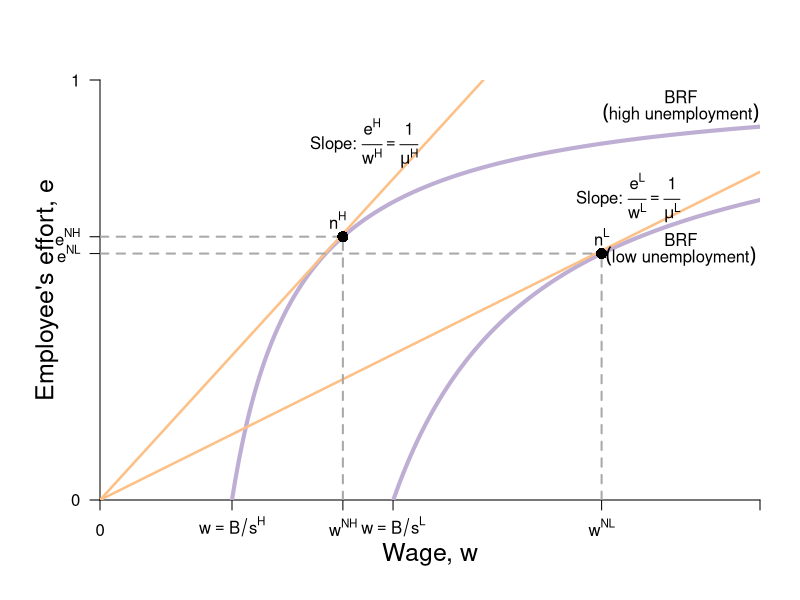

R code for this plot:
require(shape)
pdf(file = "employment/employment_brf_unemployment.pdf", width = 9, height = 7)

#Set parameters for graphics
axislabelsize <- 1.5
labelsize <- 1.1
graphlinewidth <- 2.5
segmentlinewidth <- 2

#The equation is below when v = 0. See Wolfram Alpha output. 
isov <- function(w, delta = 5) {
}

isovhigh1 <- function(w, delta = 5, v = 5){
  (sqrt(w^2 - 4 * delta * v) - w + 2*v)/( 2 * v )
}

isovlow1 <- function(w, delta = 5, v = 5){
  (-sqrt(w^2 - 4 * delta * v) - w + 2*v)/( 2 * v )
}

isovhigh2 <- function(w, delta = 5, v = 15){
  (sqrt(w^2 - 4 * delta * v) - w + 2*v)/( 2 * v )
}

isovlow2 <- function(w, delta = 5, v = 15){
  (-sqrt(w^2 - 4 * delta * v) - w + 2*v)/( 2 * v )
}

isovhigh3 <- function(w, delta = 5, v = 20){
  (sqrt(w^2 - 4 * delta * v) - w + 2*v)/( 2 * v )
}

isovlow3 <- function(w, delta = 5, v = 20){
  (-sqrt(w^2 - 4 * delta * v) - w + 2*v)/( 2 * v )
}

brfFn <- function(w, s = 0.1, B = 1, alpha = 0.5) {
  1 - (alpha / (w*s - B + alpha))
}

#This is evaluated for p = 12; q = 12/(8*sqrt(12^2 - 4*delta1*v1)) - 1/8 for the slope
#At p = 12; q = (-sqrt(12^2 - 4*v1*delta1) - 12 + 2*v1)/(2*v1) = 0.799
tangencyLine <- function(w){
  (w*(0.05))
}

solowCondition <- function(w, delta = 5){
  (w*(1/(8*delta)))
}

# solowCondition <- function(w, s = 0.1, B = 1, alpha = 0.5){
#   w * s*(0.5)*(alpha^0.5)*(1/(w*s - B + alpha))^(-0.5)
# }

COL <- c("#7fc97f", "#beaed4", "#fdc086", "#ffff99", "#386cb0", "#f0027f", "#bf5b17", "#666666")
COLA <- c("#99d8c9","#66c2a4","#41ae76", "#238b45", "#005824")
COLB <- c("#4eb3d3", "#2b8cbe", "#0868ac","#084081")

par(mar =  c(5, 5, 4, 2))
xlims <- c(0, 50)
ylims <- c(0, 1)

plot(0, 0, xlim = xlims, ylim = ylims, type = "n",
     xlab = expression(paste("")),
     ylab = expression(paste("")), 
     xaxt = "n", 
     yaxt = "n", 
     cex.lab = axislabelsize, 
     bty = "n",
     xaxs="i", 
     yaxs="i")


npts <- 500 
npts2 <- 501
#Customize ticks and labels for the plot
ticksy <- c(0, brfFn(w = 18.4), brfFn(w = 38, s = 0.045), 1)
ylabels <- c(0, expression(paste(e^{NH})), expression(paste(e^{NL})), 1)
ticksx <- c(0, 10, 18.4, 22.2, 38, 50)
xlabels <- c(0, expression(paste(w == B/s^{H})), expression(paste(w^{NH})), expression(paste(w == B/s^{L})),expression(paste(w^{NL})), NA)

axis(1, at = ticksx, pos = 0, labels = xlabels)
axis(2, at = ticksy, pos = 0, labels = ylabels, las = 1)

mtext(expression(paste("Wage, ", w)), side=1, line = 2.5, cex = axislabelsize)
text(-4, 0.5*ylims[2], expression(paste("Employee's effort, ", e)), xpd = TRUE, cex = axislabelsize, srt = 90) 


#Specify the sequences of points for graphing. 
xx0 <- seq(5, xlims[2], length.out = npts)
xx1 <- seq(10, xlims[2], length.out = npts)
xx2 <- seq(5, 15, length.out = npts)
xx3 <- seq(10, xlims[2], length.out = npts2)
xx4 <- seq(xlims[1], 10, length.out = npts2)

#For below, I solved sqrt(p^2 - 200) - p + 200/p = 0, getting p = 10*sqrt(2) = 14.14214
xx5 <- seq( 18.43909, xlims[2], length.out = npts2)
xx6 <- seq( 18.43909, 25, length.out = npts2)
xx7 <- seq(20, xlims[2], length.out = npts2)
xx8 <- seq(xlims[1], 25, length.out = npts2)
xx10 <- seq(xlims[1], xlims[2], length.out = npts2)

#Draw the lines for the graphs
#lines(xx0, isov(xx0, delta = 5), col = COL[3], lwd = graphlinewidth)
lines(xx1, brfFn(xx1), col = "#beaed4", lwd = 4)
lines(xx7, brfFn(xx7, s = 0.045), col = "#beaed4", lwd = 4)
lines(xx10, solowCondition(xx10, delta = 3.63), col = COL[3], lwd = graphlinewidth)
lines(xx10, solowCondition(xx10, delta = 8), col = COL[3], lwd = graphlinewidth)


#Annotation of the three graphs and the NE
text(20, 0.85, expression(paste("Slope: ", frac(e^H, w^H) == frac(1, mu^H))))
text(40, 0.72, expression(paste("Slope: ", frac(e^{L}, w^{L}) == frac(1, mu^{L}))))

#text(35, 0.62, expression(paste("BRF: q = ", 1 - frac(2*delta, p))))
#text(3.9, 0.05, expression(paste(v[0],  " = z")))
#text(9.5, 0.05, expression(paste(v[1])))
# text(22, 0.05, expression(paste(v[1])))
# text(24.8, 0.05, expression(paste(v[2])))
# text(35, 0.66, expression(paste("Employee's ICC, or")))
text(44, 0.62, expression(paste("BRF")))
text(44, 0.58, expression(paste(("low unemployment"))))

text(44, 0.96, expression(paste("BRF")))
text(44, 0.92, expression(paste(("high unemployment"))))

# text(36, 0.94, expression(paste("Employee's PC")))
# text(36, 0.9, expression(paste(v == z)))


#Lines for the coordinates of the Nash equilbrium
#segments(5, 0, 5, 1, lty = 2, col = "darkgray", lwd = 3)
#segments(10, 0, 10, 0.2, lty = 2, col = "darkgray", lwd = 2)
#segments(20, 0, 20, 0.75, lty = 2, col = "darkgray", lwd = 2)
segments(0, brfFn(w = 38, s = 0.045), 38, brfFn(w = 38, s = 0.045), lty = 2, col = "darkgray", lwd = 2)
segments(38, 0, 38, brfFn(w = 38, s = 0.045), lty = 2, col = "darkgray", lwd = 2)
#segments(14.14214, 0.15, 14.14214, 0.45, lty = 2, col = "darkgray", lwd = 3)
text(38, brfFn(w = 38, s = 0.045)  + 0.04, expression(n^L))
# text(24.5, 0.48, expression(paste("Incomplete Contract")))
# text(24.5, 0.43, expression(paste("Nash equilibrium")))

#Arrows and rent label
# Arrows(15, 0.8, 19.3, 0.8,  col = "black", lty = 1, lwd = 2, arr.type = "triangle")
# Arrows(15, 0.8, 10.8, 0.8,  col = "black", lty = 1, lwd = 2, arr.type = "triangle")
# text(14.8, 0.95, expression(paste("Rent at")))
# text(14.8, 0.9, expression(paste("Incomplete Contract")))
# text(14.8, 0.85, expression(paste("Nash Equilibrium")))

#Arrows and slope of iso-v label
# Arrows(29, 0.15, 24, 0.15,  col = "black", lty = 1, lwd = 2, arr.type = "triangle")
# text(32, 0.2, expression(paste("Slope of iso-v")))
# text(32.3, 0.15, expression(paste(" = -mrs ")))
# text(32, 0.08, expression(paste(" = " -frac(v[w], v[e]))))

points(38, brfFn(w = 38, s = 0.045), pch = 16, col = "black", cex = 1.5)

#Add a point for the NE
#points(20, 0.5, pch = 16, col = "black", cex = 1.5)

segments(18.4, 0, 18.4, brfFn(w = 18.4), lty = 2, col = "darkgray", lwd = 2)
segments(0, brfFn(w = 18.4), 18.4, brfFn(w = 18.4), lty = 2, col = "darkgray", lwd = 2)
points(18.4, brfFn(w = 18.4), pch = 16, col = "black", cex = 1.5)
text(18, brfFn(w = 18.4)  + 0.04, expression(n^H))

# points(22, isovhigh3(22, v = 20, delta = 5), pch = 16, col = "black", cex = 1.5)
# text(22 + 0.5, isovhigh3(22, v = 20, delta = 5) - 0.02, expression(f))
# points(22, isovlow3(22, v = 20, delta = 5), pch = 16, col = "black", cex = 1.5)
# text(22 + 0.5, isovlow3(22, v = 20, delta = 5) + 0.02, expression(b))

#Add a point for f. referred to in the text
#points(12, 0.82, pch = 16, col = "black", cex = 1.2)
#text(12, 0.85, expression(paste("NE")))

#Arrow to Pareto-improving Lens
#Arrows(20, 0.8, 23.8, 0.68, col = "black", lty = 1, lwd = 3)
#text(20, 0.82, expression(paste("Pareto-Improving Lens")))

dev.off()
